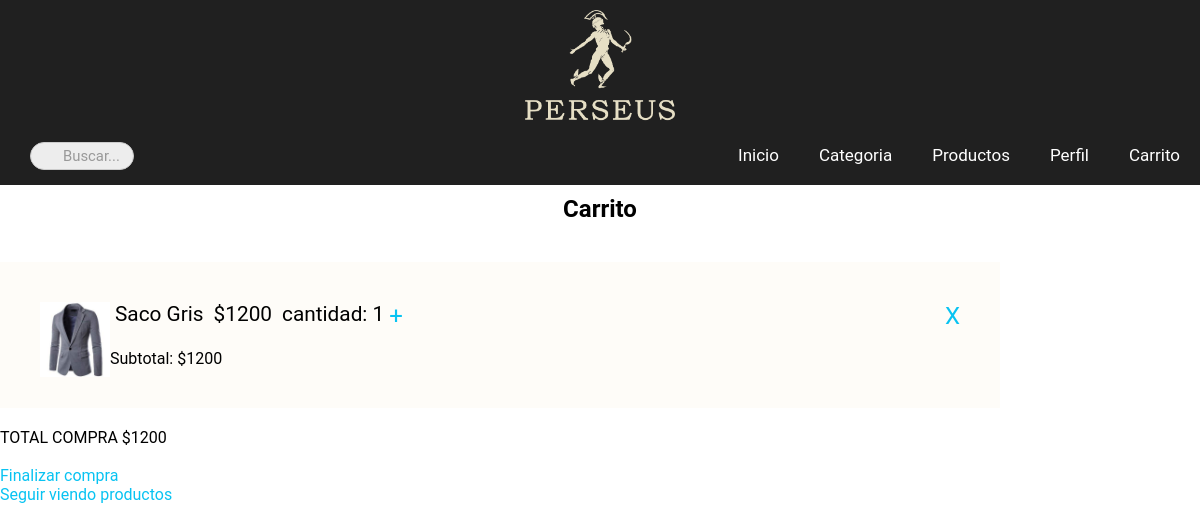
Page /carrito.php?id=16 (signed in) on the committed database.
### tables this page shows
CREATE TABLE `productos` (
  `id_producto` int(11) NOT NULL,
  `nombre` varchar(100) NOT NULL,
  `precio` int(20) NOT NULL,
  `categoria` varchar(20) NOT NULL,
  `imagen` varchar(200) NOT NULL
);

### Controllers/libreria.php (the view, shortened to what this page needs)
<?php
function agregarPrimerProducto($id){
    include 'admin/conexion.php';
	$sql="SELECT * FROM productos WHERE id_producto=".$id."";
	$resultado=$conexion->query($sql);
}
function mostrarProductosCarrito(){
	if(!isset($_SESSION['carrito'])){
	echo '<p>carrito vacio<p> <br>';
	}else{
	$total=0;
	$prods_compra=$_SESSION['carrito'];
	echo '<br>';
	foreach ($prods_compra as  $indice => $producto) {
		echo '<div class="prod-carrito">';
		?>
			<img width="70px" src="admin/img/<?php echo $producto['imagen'] ?>" alt="">
		<?php
			echo '<p>'.$producto['nombre'].'</p>';
			echo '<p>$'.$producto['precio'].'</p>';
			echo '<p>cantidad: '.$producto['cantidad'].'</p>';
	if($prods_compra[$indice]['cantidad']>1){
	echo '<a href="carrito.php?id_resta='.$prods_compra[$indice]['id'].'">- | </a> ';
	echo '<a href="carrito.php?id_suma='.$prods_compra[$indice]['id'].'">+</a> ';
	}else{
	echo '<a href="carrito.php?id_suma='.$prods_compra[$indice]['id'].'">
	+ </a>';
	}
	echo '<a class="borrar" href="carrito.php?id_borra='.$prods_compra[$indice]['id'].'">
			X </a> <br><br>';
	echo 'Subtotal: $'.$prods_compra[$indice]['cantidad']*$prods_compra[$indice]['precio'];
	echo '<br>';
	echo '</div>';
	$total=$total+($prods_compra[$indice]['cantidad']*$prods_compra[$indice]['precio']);
	}
	echo 'TOTAL COMPRA $'.$total.'<br><br>';
	}
}
?>

### estilos.css (style rules this page uses)
* { margin: 0; padding: 0; font-family: Roboto, sans-serif ; box-sizing: border-box; }
p { text-align: center; }
.contenedor-carrito p { font-size:1.3em; }
.contenedor-carrito a { text-decoration: none; color: #08C3F2; }
.prod-carrito a { font-size:1.5em; }
.prod-carrito { max-width: 1000px; width: 100%; background: #FEFCF8; padding: 40px; margin:20px 0; }
.prod-carrito img { display: block; float: left; }
.borrar { float: right; }
.prod-carrito p { float: left; margin: 0 5px; }

### rows in the picture
productos: imagen (picture), nombre "Saco Gris", precio "1200", cantidad "1"

### other values in the picture
$total "1200"
